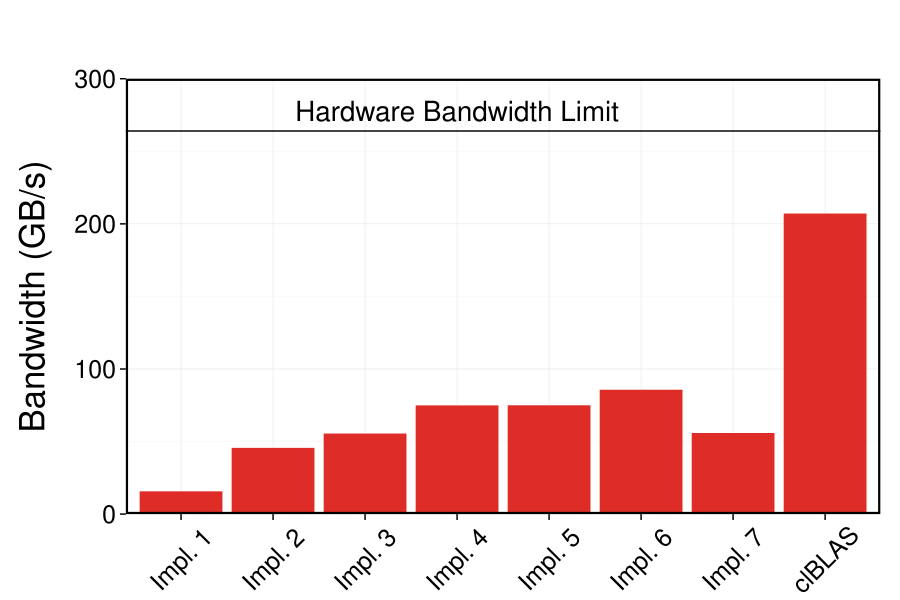

This chart was generated by the following R code:

filename="reduce_amd.pdf"

M_bw <- (as.matrix(read.csv("reduce.csv",row.names=1, sep=";",comment.char="#")))

pdf(filename, paper="special", height=1.6, width=2.5, pointsize=10)

par(mar=c(2.2,3.0,0.5,0.5))
#col=c("#EDF8E9", "#74C476", "#006D2C")
col=c("#de2d26")
linewd <- 0.5
par(lwd=linewd)

x.abscis <- barplot(t(M_bw[,2]),
                    col=col,
                    space=c(0, 0.5),
                    ylim=c(0, 300),
                    axisname=FALSE,
                    axes=FALSE,
                    beside=TRUE,
                    plot=TRUE)
axis(2, cex.axis=0.6, las=2, lwd=0, lwd.ticks=linewd, line=-0.25)

box()

topbw = 264
abline(h=c(topbw), col="black", lty="solid", lwd=1)
text(1,topbw+5, "Hardware Bandwidth Limit", col="black", adj=c(0, 0), cex=0.6)

for (i in 0:(nrow(M_bw)-2)) {
  text(1.25 + (i * 1.5), -15, rownames(M_bw)[i+1], xpd=NA, cex=0.6, srt = 45,
       adj=c(1, 0))
}
i <- 7
text(1.25 + (i * 1.5), -15, "clBLAS", xpd=NA, cex=0.6, srt = 45, adj=c(1, 0))

mtext("Bandwidth (GB/s)", side=2, line=2.0, cex=0.70)

dev.off()

embedFonts(filename, format="pdfwrite",
           options="-dPDFSETTINGS=/prepress -dEmbedAllFonts=true")
